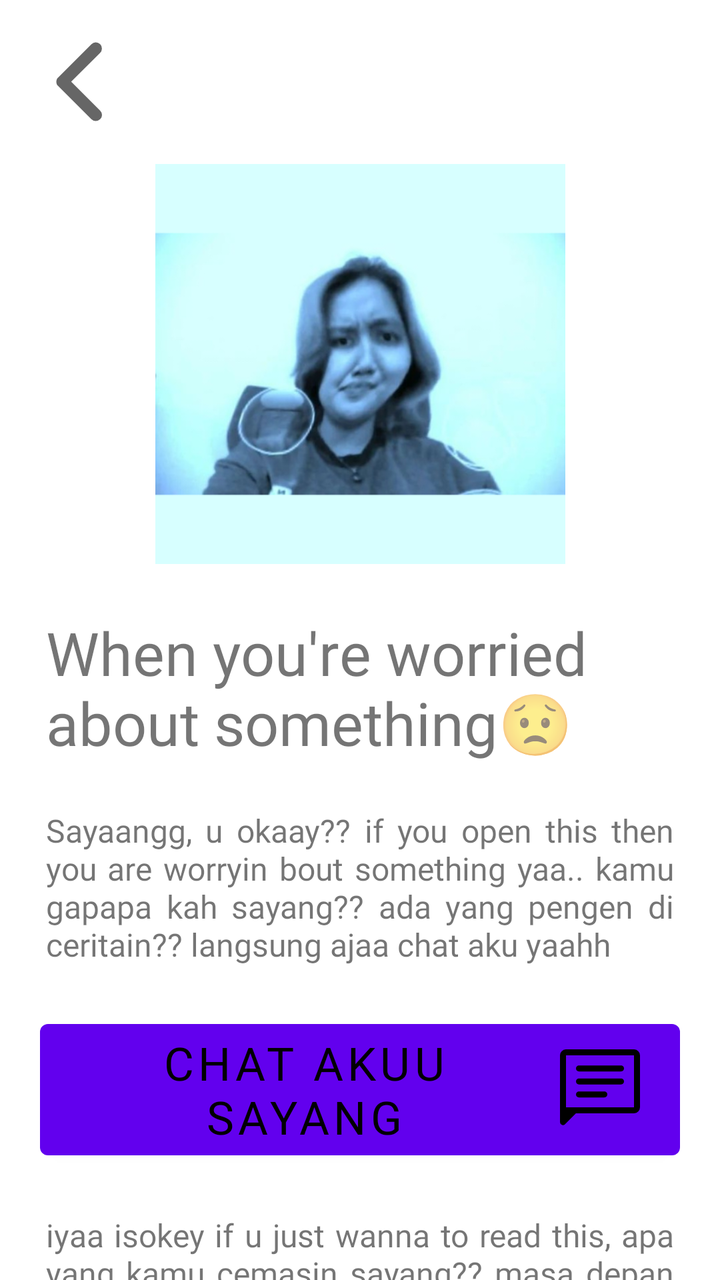
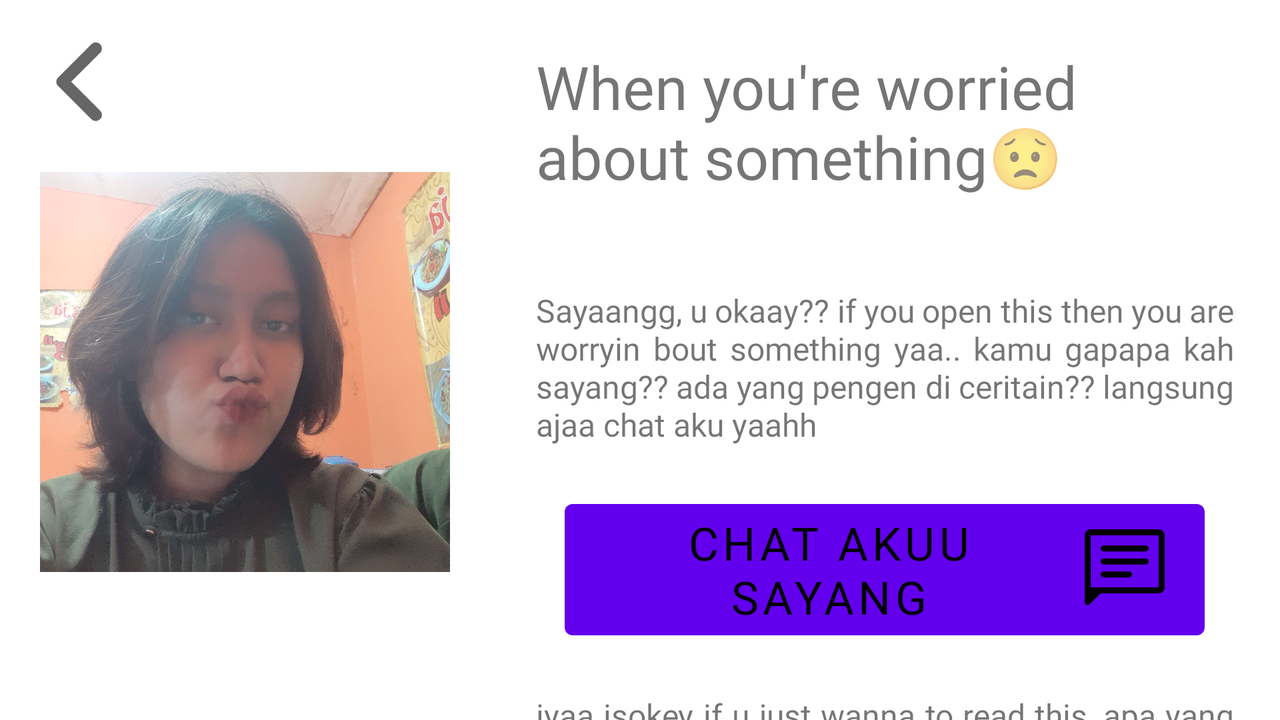

An Android layout and its configuration variant, each rendered on a device that would load it. The default file and the variant file are quoted in full after the pictures.
<!-- AndroidManifest.xml: application theme Theme.BirdDay -->
<!-- res/layout/activity_when_worried.xml -->
<?xml version="1.0" encoding="utf-8"?>
<androidx.constraintlayout.widget.ConstraintLayout xmlns:android="http://schemas.android.com/apk/res/android"
    xmlns:app="http://schemas.android.com/apk/res-auto"
    xmlns:tools="http://schemas.android.com/tools"
    android:layout_width="match_parent"
    android:layout_height="match_parent"
    tools:context=".WhenWorried">

    <ImageView
        android:id="@+id/imageView3"
        android:layout_width="205dp"
        android:layout_height="200dp"
        android:layout_marginTop="16dp"
        android:scaleType="centerCrop"
        android:transitionName="when9"
        app:layout_constraintEnd_toEndOf="parent"
        app:layout_constraintStart_toStartOf="parent"
        app:layout_constraintTop_toBottomOf="@+id/imageView4"
        app:srcCompat="@drawable/when_worried" />

    <ImageButton
        android:id="@+id/imageView4"
        android:layout_width="50dp"
        android:layout_height="50dp"
        android:layout_marginStart="16dp"
        android:layout_marginTop="16dp"
        android:onClick="backToMain"
        android:backgroundTint="@color/transparent"
        app:layout_constraintStart_toStartOf="parent"
        app:layout_constraintTop_toTopOf="parent"
        app:srcCompat="@drawable/chevron_left" />

    <TextView
        android:id="@+id/textView"
        android:layout_width="wrap_content"
        android:layout_height="wrap_content"
        android:layout_marginTop="24dp"
        android:fontFamily="@font/raleway_extrabold"
        android:text="When you're worried about something😟"
        android:textSize="30sp"
        android:paddingHorizontal="23dp"
        app:layout_constraintEnd_toEndOf="parent"
        app:layout_constraintHorizontal_bias="0.045"
        app:layout_constraintStart_toStartOf="parent"
        app:layout_constraintTop_toBottomOf="@+id/imageView3" />

    <LinearLayout
        android:id="@+id/linearLayout"
        android:layout_width="match_parent"
        android:layout_height="0dp"
        android:orientation="vertical"
        app:layout_constraintBottom_toBottomOf="parent"
        app:layout_constraintTop_toBottomOf="@id/textView">

        <ScrollView
            android:layout_width="match_parent"
            android:layout_height="wrap_content"
            android:scrollbars="none"
            app:layout_constraintEnd_toEndOf="parent"
            app:layout_constraintStart_toStartOf="parent"
            app:layout_constraintTop_toBottomOf="@id/linearLayout">

            <LinearLayout
                android:layout_width="match_parent"
                android:layout_height="match_parent"
                android:orientation="vertical">

                <TextView
                    android:layout_width="match_parent"
                    android:layout_height="wrap_content"
                    android:fontFamily="@font/raleway_extrabold"
                    android:justificationMode="inter_word"
                    android:padding="23dp"
                    android:text="Sayaangg, u okaay?? if you open this then you are worryin bout something yaa.. kamu gapapa kah sayang?? ada yang pengen di ceritain?? langsung ajaa chat aku yaahh"
                    android:textSize="16sp">

                </TextView>

                <Button
                    android:id="@+id/chatButton"
                    android:drawableEnd="@drawable/chat"
                    android:drawableTint="@color/black"
                    android:layout_gravity="center"
                    android:layout_width="wrap_content"
                    android:layout_height="wrap_content"
                    android:text="Chat akuu sayang"
                    android:textColor="@color/black"
                    android:fontFamily="@font/raleway_extrabold"
                    android:textSize="23sp">
                </Button>

                <TextView
                    android:layout_width="match_parent"
                    android:layout_height="wrap_content"
                    android:fontFamily="@font/raleway_extrabold"
                    android:justificationMode="inter_word"
                    android:padding="23dp"
                    android:text="iyaa isokey if u just wanna to read this, apa yang kamu cemasin sayang?? masa depan mu kahh?? karirmuu? atau kamu cemasin aku??\n\nKamu jangan terlalu overthink ya sayangg just do what u need to do rn, aku percayaa kok kamu bakal baik baik sajaa, u will be finee. aku selalu berdoa yang terbaik buat kamu yangg, buat kita.. ingetin ituu. semoga doa doa itu semua terkabull.\n\nuntuk saat ini ya kita jalanin hidup kita yang sekarang saja dengan lebih baik dari sebelumnyaa sayaangg, kalo kamu butuh bantuan aku ada disiniii,, klik tombol diatass okayy.\n\nKamu engga perlu khawatirin aku yaang aku bakal selalu mencoba untuk tidak akan mengecewakan kamu, aku engga akan macem macem buat kamu yaang. cuz i will try for us my lovee sayangg 💕💕"
                    android:textSize="16sp">

                </TextView>

            </LinearLayout>

        </ScrollView>

    </LinearLayout>

</androidx.constraintlayout.widget.ConstraintLayout>
<!-- resources referenced by this layout -->
<resources>
  <color name="black">#FF000000</color>
  <color name="transparent">#00000000</color>
  <!-- drawable chat (drawable) -->
  <vector xmlns:android="http://schemas.android.com/apk/res/android"
      android:width="48dp"
      android:height="48dp"
      android:viewportWidth="960"
      android:viewportHeight="960"
      android:tint="?attr/colorControlNormal"
      android:autoMirrored="true">
    <path
        android:fillColor="@android:color/white"
        android:pathData="M270,561L523,561Q535.75,561 544.38,552.33Q553,543.65 553,530.83Q553,518 544.38,509.5Q535.75,501 523,501L270,501Q257.25,501 248.63,509.67Q240,518.35 240,531.17Q240,544 248.63,552.5Q257.25,561 270,561ZM270,431L690,431Q702.75,431 711.38,422.33Q720,413.65 720,400.83Q720,388 711.38,379.5Q702.75,371 690,371L270,371Q257.25,371 248.63,379.67Q240,388.35 240,401.17Q240,414 248.63,422.5Q257.25,431 270,431ZM270,301L690,301Q702.75,301 711.38,292.33Q720,283.65 720,270.83Q720,258 711.38,249.5Q702.75,241 690,241L270,241Q257.25,241 248.63,249.67Q240,258.35 240,271.17Q240,284 248.63,292.5Q257.25,301 270,301ZM240,720L131,829Q117,843 98.5,835.34Q80,827.69 80,808L80,140Q80,116 98,98Q116,80 140,80L820,80Q844,80 862,98Q880,116 880,140L880,660Q880,684 862,702Q844,720 820,720L240,720ZM140,660L820,660Q820,660 820,660Q820,660 820,660L820,140Q820,140 820,140Q820,140 820,140L140,140Q140,140 140,140Q140,140 140,140L140,660L140,660ZM140,660L140,660L140,140Q140,140 140,140Q140,140 140,140L140,140Q140,140 140,140Q140,140 140,140L140,660Q140,660 140,660Q140,660 140,660L140,660Z"/>
  </vector>
  <!-- drawable chevron_left (drawable) -->
  <?xml version="1.0" encoding="utf-8"?>
  <vector xmlns:android="http://schemas.android.com/apk/res/android"
      android:width="80dp"
      android:height="80dp"
      android:viewportWidth="960"
      android:viewportHeight="960"
      android:tint="?attr/colorControlNormal">
      <path
          android:fillColor="@android:color/white"
          android:pathData="M536,703L337,504Q331,499 328.5,492.5Q326,486 326,478Q326,471 328.5,464.5Q331,458 337,453L537,253Q548,242 562.5,242Q577,242 589,253Q600,264 599.5,279.5Q599,295 588,306L415,478L589,652Q600,663 600,677.5Q600,692 589,703Q577,714 562,714Q547,714 536,703Z"/>
  </vector>
  <!-- drawable when_worried: png bitmap (drawable, 139882 bytes) -->
  <style name="Theme.BirdDay" parent="Base.Theme.BirdDay" />
  <style name="Base.Theme.BirdDay" parent="Theme.MaterialComponents.DayNight.NoActionBar">
          <item name="android:statusBarColor">#FF191414</item>
          
          
      </style>
</resources>
<!-- res/layout-land/activity_when_worried.xml (the repository's variant of the layout above) -->
<!-- drawn on the phone turned sideways -->
<?xml version="1.0" encoding="utf-8"?>
<androidx.constraintlayout.widget.ConstraintLayout xmlns:android="http://schemas.android.com/apk/res/android"
    xmlns:app="http://schemas.android.com/apk/res-auto"
    xmlns:tools="http://schemas.android.com/tools"
    android:layout_width="match_parent"
    android:layout_height="match_parent"
    tools:context=".WhenWorried">

    <LinearLayout
        android:layout_width="match_parent"
        android:layout_height="match_parent"
        android:orientation="horizontal"
        app:layout_constraintBottom_toBottomOf="parent"
        app:layout_constraintStart_toStartOf="parent"
        app:layout_constraintTop_toTopOf="parent">


        <LinearLayout
            android:layout_width="wrap_content"
            android:layout_height="match_parent"
            android:orientation="vertical">

            <ImageButton
                android:id="@+id/imageView4"
                android:layout_width="50dp"
                android:layout_height="50dp"
                android:layout_marginStart="16dp"
                android:layout_marginTop="16dp"
                android:onClick="backToMain"
                android:backgroundTint="@color/transparent"
                app:layout_constraintStart_toStartOf="parent"
                app:layout_constraintTop_toTopOf="parent"
                app:srcCompat="@drawable/chevron_left" />

            <ImageView
                android:id="@+id/imageView3"
                android:layout_width="205dp"
                android:layout_height="200dp"
                android:layout_margin="20dp"
                android:scaleType="centerCrop"
                app:layout_constraintEnd_toEndOf="parent"
                app:layout_constraintStart_toStartOf="parent"
                app:layout_constraintTop_toBottomOf="@+id/imageView4"
                android:transitionName="when9"
                app:srcCompat="@drawable/ayang1" />

        </LinearLayout>

        <LinearLayout
            android:layout_width="match_parent"
            android:layout_height="wrap_content"
            android:orientation="vertical">

            <TextView
                android:id="@+id/textView"
                android:layout_width="match_parent"
                android:layout_height="wrap_content"
                android:padding="23dp"
                android:fontFamily="@font/raleway_extrabold"
                android:text="When you're worried about something😟"
                android:textSize="30sp"
                app:layout_constraintEnd_toEndOf="parent"
                app:layout_constraintHorizontal_bias="0.045"
                app:layout_constraintStart_toStartOf="parent"
                app:layout_constraintTop_toBottomOf="@+id/imageView3" />


            <ScrollView
                android:layout_width="match_parent"
                android:layout_height="match_parent"
                android:scrollbars="none"
                app:layout_constraintEnd_toEndOf="parent"
                app:layout_constraintStart_toStartOf="parent"
                app:layout_constraintTop_toBottomOf="@id/linearLayout">

                <LinearLayout
                    android:layout_width="match_parent"
                    android:layout_height="match_parent"
                    android:orientation="vertical">

                    <TextView
                        android:layout_width="match_parent"
                        android:layout_height="wrap_content"
                        android:fontFamily="@font/raleway_extrabold"
                        android:justificationMode="inter_word"
                        android:padding="23dp"
                        android:text="Sayaangg, u okaay?? if you open this then you are worryin bout something yaa.. kamu gapapa kah sayang?? ada yang pengen di ceritain?? langsung ajaa chat aku yaahh"
                        android:textSize="16sp">


                    </TextView>

                    <Button
                        android:id="@+id/chatButton"
                        android:drawableEnd="@drawable/chat"
                        android:drawableTint="@color/black"
                        android:layout_gravity="center"
                        android:layout_width="wrap_content"
                        android:layout_height="wrap_content"
                        android:text="Chat akuu sayang"
                        android:textColor="@color/black"
                        android:fontFamily="@font/raleway_extrabold"
                        android:textSize="23sp">
                    </Button>

                    <TextView
                        android:layout_width="match_parent"
                        android:layout_height="wrap_content"
                        android:fontFamily="@font/raleway_extrabold"
                        android:justificationMode="inter_word"
                        android:padding="23dp"
                        android:text="iyaa isokey if u just wanna to read this, apa yang kamu cemasin sayang?? masa depan mu kahh?? karirmuu? atau kamu cemasin aku??\n\nKamu jangan terlalu overthink ya sayangg just do what u need to do rn, aku percayaa kok kamu bakal baik baik sajaa, u will be finee. aku selalu berdoa yang terbaik buat kamu yangg, buat kita.. ingetin ituu. semoga doa doa itu semua terkabull.\n\nuntuk saat ini ya kita jalanin hidup kita yang sekarang saja dengan lebih baik dari sebelumnyaa sayaangg, kalo kamu butuh bantuan aku ada disiniii,, klik tombol diatass okayy.\n\nKamu engga perlu khawatirin aku yaang aku bakal selalu mencoba untuk tidak akan mengecewakan kamu, aku engga akan macem macem buat kamu yaang. cuz i will try for us my lovee sayangg 💕💕"
                        android:textSize="16sp">

                    </TextView>

                </LinearLayout>

            </ScrollView>

        </LinearLayout>

    </LinearLayout>

</androidx.constraintlayout.widget.ConstraintLayout>
<!-- resources referenced by the variant -->
<!-- as the phone turned sideways resolves them -->
<resources>
  <color name="black">#FF000000</color>
  <color name="transparent">#00000000</color>
  <!-- drawable ayang1: jpg bitmap (drawable, 405879 bytes) -->
  <!-- drawable chat (drawable) -->
  <vector xmlns:android="http://schemas.android.com/apk/res/android"
      android:width="48dp"
      android:height="48dp"
      android:viewportWidth="960"
      android:viewportHeight="960"
      android:tint="?attr/colorControlNormal"
      android:autoMirrored="true">
    <path
        android:fillColor="@android:color/white"
        android:pathData="M270,561L523,561Q535.75,561 544.38,552.33Q553,543.65 553,530.83Q553,518 544.38,509.5Q535.75,501 523,501L270,501Q257.25,501 248.63,509.67Q240,518.35 240,531.17Q240,544 248.63,552.5Q257.25,561 270,561ZM270,431L690,431Q702.75,431 711.38,422.33Q720,413.65 720,400.83Q720,388 711.38,379.5Q702.75,371 690,371L270,371Q257.25,371 248.63,379.67Q240,388.35 240,401.17Q240,414 248.63,422.5Q257.25,431 270,431ZM270,301L690,301Q702.75,301 711.38,292.33Q720,283.65 720,270.83Q720,258 711.38,249.5Q702.75,241 690,241L270,241Q257.25,241 248.63,249.67Q240,258.35 240,271.17Q240,284 248.63,292.5Q257.25,301 270,301ZM240,720L131,829Q117,843 98.5,835.34Q80,827.69 80,808L80,140Q80,116 98,98Q116,80 140,80L820,80Q844,80 862,98Q880,116 880,140L880,660Q880,684 862,702Q844,720 820,720L240,720ZM140,660L820,660Q820,660 820,660Q820,660 820,660L820,140Q820,140 820,140Q820,140 820,140L140,140Q140,140 140,140Q140,140 140,140L140,660L140,660ZM140,660L140,660L140,140Q140,140 140,140Q140,140 140,140L140,140Q140,140 140,140Q140,140 140,140L140,660Q140,660 140,660Q140,660 140,660L140,660Z"/>
  </vector>
  <!-- drawable chevron_left (drawable) -->
  <?xml version="1.0" encoding="utf-8"?>
  <vector xmlns:android="http://schemas.android.com/apk/res/android"
      android:width="80dp"
      android:height="80dp"
      android:viewportWidth="960"
      android:viewportHeight="960"
      android:tint="?attr/colorControlNormal">
      <path
          android:fillColor="@android:color/white"
          android:pathData="M536,703L337,504Q331,499 328.5,492.5Q326,486 326,478Q326,471 328.5,464.5Q331,458 337,453L537,253Q548,242 562.5,242Q577,242 589,253Q600,264 599.5,279.5Q599,295 588,306L415,478L589,652Q600,663 600,677.5Q600,692 589,703Q577,714 562,714Q547,714 536,703Z"/>
  </vector>
  <style name="Theme.BirdDay" parent="Base.Theme.BirdDay" />
  <style name="Base.Theme.BirdDay" parent="Theme.MaterialComponents.DayNight.NoActionBar">
          <item name="android:statusBarColor">#FF191414</item>
          
          
      </style>
</resources>
